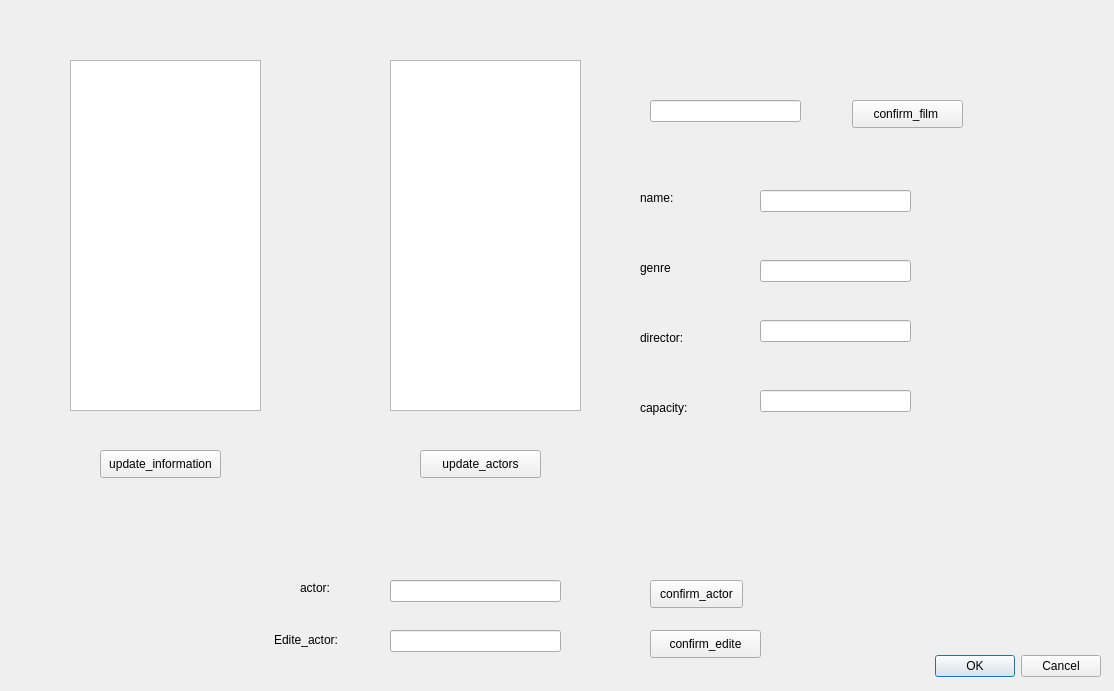
<?xml version="1.0" encoding="UTF-8"?>
<ui version="4.0">
 <class>Edit_information</class>
 <widget class="QDialog" name="Edit_information">
  <property name="geometry">
   <rect>
    <x>0</x>
    <y>0</y>
    <width>1114</width>
    <height>691</height>
   </rect>
  </property>
  <property name="windowTitle">
   <string>Dialog</string>
  </property>
  <widget class="QDialogButtonBox" name="buttonBox">
   <property name="geometry">
    <rect>
     <x>760</x>
     <y>650</y>
     <width>341</width>
     <height>32</height>
    </rect>
   </property>
   <property name="orientation">
    <enum>Qt::Horizontal</enum>
   </property>
   <property name="standardButtons">
    <set>QDialogButtonBox::Cancel|QDialogButtonBox::Ok</set>
   </property>
  </widget>
  <widget class="QTextEdit" name="list">
   <property name="geometry">
    <rect>
     <x>70</x>
     <y>60</y>
     <width>191</width>
     <height>351</height>
    </rect>
   </property>
  </widget>
  <widget class="QTextEdit" name="actors_list">
   <property name="geometry">
    <rect>
     <x>390</x>
     <y>60</y>
     <width>191</width>
     <height>351</height>
    </rect>
   </property>
  </widget>
  <widget class="QPushButton" name="cinfirm_name_of_film">
   <property name="geometry">
    <rect>
     <x>852</x>
     <y>100</y>
     <width>111</width>
     <height>28</height>
    </rect>
   </property>
   <property name="text">
    <string>confirm_film </string>
   </property>
  </widget>
  <widget class="QLineEdit" name="lineEdit">
   <property name="geometry">
    <rect>
     <x>650</x>
     <y>100</y>
     <width>151</width>
     <height>22</height>
    </rect>
   </property>
  </widget>
  <widget class="QLabel" name="labelName">
   <property name="geometry">
    <rect>
     <x>640</x>
     <y>190</y>
     <width>55</width>
     <height>16</height>
    </rect>
   </property>
   <property name="text">
    <string>name:</string>
   </property>
  </widget>
  <widget class="QLabel" name="labelGenre">
   <property name="geometry">
    <rect>
     <x>640</x>
     <y>260</y>
     <width>55</width>
     <height>16</height>
    </rect>
   </property>
   <property name="text">
    <string>genre</string>
   </property>
  </widget>
  <widget class="QLabel" name="labelDirector">
   <property name="geometry">
    <rect>
     <x>640</x>
     <y>330</y>
     <width>55</width>
     <height>16</height>
    </rect>
   </property>
   <property name="text">
    <string>director:</string>
   </property>
  </widget>
  <widget class="QLabel" name="labelCapacity">
   <property name="geometry">
    <rect>
     <x>640</x>
     <y>400</y>
     <width>55</width>
     <height>16</height>
    </rect>
   </property>
   <property name="text">
    <string>capacity:</string>
   </property>
  </widget>
  <widget class="QLineEdit" name="lineEditName">
   <property name="geometry">
    <rect>
     <x>760</x>
     <y>190</y>
     <width>151</width>
     <height>22</height>
    </rect>
   </property>
  </widget>
  <widget class="QLineEdit" name="lineEditGenre">
   <property name="geometry">
    <rect>
     <x>760</x>
     <y>260</y>
     <width>151</width>
     <height>22</height>
    </rect>
   </property>
  </widget>
  <widget class="QLineEdit" name="lineEditDirector">
   <property name="geometry">
    <rect>
     <x>760</x>
     <y>320</y>
     <width>151</width>
     <height>22</height>
    </rect>
   </property>
  </widget>
  <widget class="QLineEdit" name="lineEditCapacity">
   <property name="geometry">
    <rect>
     <x>760</x>
     <y>390</y>
     <width>151</width>
     <height>22</height>
    </rect>
   </property>
  </widget>
  <widget class="QPushButton" name="update_information">
   <property name="geometry">
    <rect>
     <x>100</x>
     <y>450</y>
     <width>121</width>
     <height>28</height>
    </rect>
   </property>
   <property name="text">
    <string>update_information</string>
   </property>
  </widget>
  <widget class="QPushButton" name="update_actors">
   <property name="geometry">
    <rect>
     <x>420</x>
     <y>450</y>
     <width>121</width>
     <height>28</height>
    </rect>
   </property>
   <property name="text">
    <string>update_actors</string>
   </property>
  </widget>
  <widget class="QLabel" name="label">
   <property name="geometry">
    <rect>
     <x>300</x>
     <y>580</y>
     <width>55</width>
     <height>16</height>
    </rect>
   </property>
   <property name="text">
    <string>actor:</string>
   </property>
  </widget>
  <widget class="QLineEdit" name="lineEdit_confirm_actor">
   <property name="geometry">
    <rect>
     <x>390</x>
     <y>580</y>
     <width>171</width>
     <height>22</height>
    </rect>
   </property>
  </widget>
  <widget class="QPushButton" name="confirm_actor">
   <property name="geometry">
    <rect>
     <x>650</x>
     <y>580</y>
     <width>93</width>
     <height>28</height>
    </rect>
   </property>
   <property name="text">
    <string>confirm_actor</string>
   </property>
  </widget>
  <widget class="QLabel" name="label_2">
   <property name="geometry">
    <rect>
     <x>274</x>
     <y>630</y>
     <width>71</width>
     <height>20</height>
    </rect>
   </property>
   <property name="text">
    <string>Edite_actor:</string>
   </property>
  </widget>
  <widget class="QLineEdit" name="lineEdit_actor">
   <property name="geometry">
    <rect>
     <x>390</x>
     <y>630</y>
     <width>171</width>
     <height>22</height>
    </rect>
   </property>
  </widget>
  <widget class="QPushButton" name="confirm_edite_actor">
   <property name="geometry">
    <rect>
     <x>650</x>
     <y>630</y>
     <width>111</width>
     <height>28</height>
    </rect>
   </property>
   <property name="text">
    <string>confirm_edite</string>
   </property>
  </widget>
 </widget>
 <resources/>
 <connections>
  <connection>
   <sender>buttonBox</sender>
   <signal>accepted()</signal>
   <receiver>Edit_information</receiver>
   <slot>accept()</slot>
   <hints>
    <hint type="sourcelabel">
     <x>248</x>
     <y>254</y>
    </hint>
    <hint type="destinationlabel">
     <x>157</x>
     <y>274</y>
    </hint>
   </hints>
  </connection>
  <connection>
   <sender>buttonBox</sender>
   <signal>rejected()</signal>
   <receiver>Edit_information</receiver>
   <slot>reject()</slot>
   <hints>
    <hint type="sourcelabel">
     <x>316</x>
     <y>260</y>
    </hint>
    <hint type="destinationlabel">
     <x>286</x>
     <y>274</y>
    </hint>
   </hints>
  </connection>
 </connections>
</ui>
